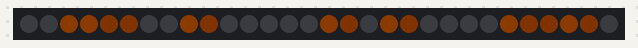
This program was run on a simulated CircuitPython board. Shown: 30 RGB LEDs in strip order, left to right. Dim RGB values are drawn brighter than linear; random numbers come from a fixed seed.

Above: at 0.01 s.
At 5.21 s:
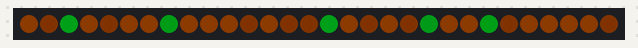
At 7.45 s:
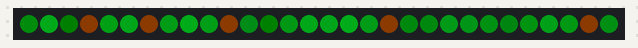
At 9.94 s:
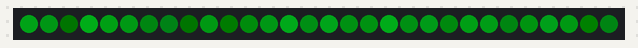
At 17.03 s:
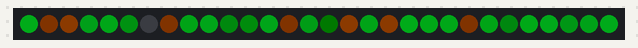
At 21.92 s:
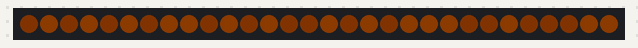

The program:

sparkle.py
```python
from adafruit_led_animation.animation.sparkle import Sparkle
from adafruit_led_animation.animation.sparklepulse import SparklePulse
from adafruit_led_animation.sequence import AnimationSequence
from adafruit_led_animation.color import JADE, AMBER

import board
import neopixel

pixels = neopixel.NeoPixel(board.D5, 30, brightness=0.2, auto_write=False)

sparkle = Sparkle(pixels, speed=0.05, color=AMBER, num_sparkles=10)
sparkle_pulse = SparklePulse(pixels, speed=0.05, period=3, color=JADE)

animations = AnimationSequence(
    sparkle, sparkle_pulse, advance_interval=5, auto_clear=False
)

while True:
    animations.animate()
```
